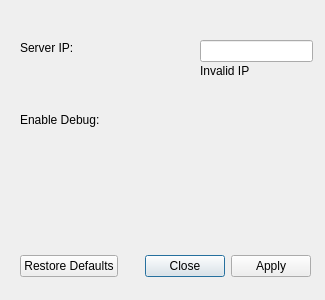
<?xml version="1.0" encoding="UTF-8"?>
<ui version="4.0">
 <class>settings</class>
 <widget class="QDialog" name="settings">
  <property name="geometry">
   <rect>
    <x>0</x>
    <y>0</y>
    <width>325</width>
    <height>300</height>
   </rect>
  </property>
  <property name="windowTitle">
   <string>Dialog</string>
  </property>
  <widget class="QDialogButtonBox" name="buttonBox">
   <property name="geometry">
    <rect>
     <x>20</x>
     <y>250</y>
     <width>291</width>
     <height>32</height>
    </rect>
   </property>
   <property name="orientation">
    <enum>Qt::Horizontal</enum>
   </property>
   <property name="standardButtons">
    <set>QDialogButtonBox::Apply|QDialogButtonBox::Close|QDialogButtonBox::RestoreDefaults</set>
   </property>
   <property name="centerButtons">
    <bool>false</bool>
   </property>
  </widget>
  <widget class="QLineEdit" name="lineEdit">
   <property name="geometry">
    <rect>
     <x>200</x>
     <y>40</y>
     <width>113</width>
     <height>22</height>
    </rect>
   </property>
  </widget>
  <widget class="QLabel" name="label">
   <property name="geometry">
    <rect>
     <x>20</x>
     <y>40</y>
     <width>61</width>
     <height>16</height>
    </rect>
   </property>
   <property name="text">
    <string>Server IP:</string>
   </property>
  </widget>
  <widget class="QLabel" name="label_2">
   <property name="geometry">
    <rect>
     <x>200</x>
     <y>60</y>
     <width>111</width>
     <height>21</height>
    </rect>
   </property>
   <property name="text">
    <string>Invalid IP</string>
   </property>
  </widget>
  <widget class="QLabel" name="label_3">
   <property name="geometry">
    <rect>
     <x>20</x>
     <y>110</y>
     <width>91</width>
     <height>20</height>
    </rect>
   </property>
   <property name="text">
    <string>Enable Debug:</string>
   </property>
  </widget>
 </widget>
 <resources/>
 <connections>
  <connection>
   <sender>buttonBox</sender>
   <signal>accepted()</signal>
   <receiver>settings</receiver>
   <slot>accept()</slot>
   <hints>
    <hint type="sourcelabel">
     <x>248</x>
     <y>254</y>
    </hint>
    <hint type="destinationlabel">
     <x>157</x>
     <y>274</y>
    </hint>
   </hints>
  </connection>
  <connection>
   <sender>buttonBox</sender>
   <signal>rejected()</signal>
   <receiver>settings</receiver>
   <slot>reject()</slot>
   <hints>
    <hint type="sourcelabel">
     <x>316</x>
     <y>260</y>
    </hint>
    <hint type="destinationlabel">
     <x>286</x>
     <y>274</y>
    </hint>
   </hints>
  </connection>
 </connections>
</ui>
